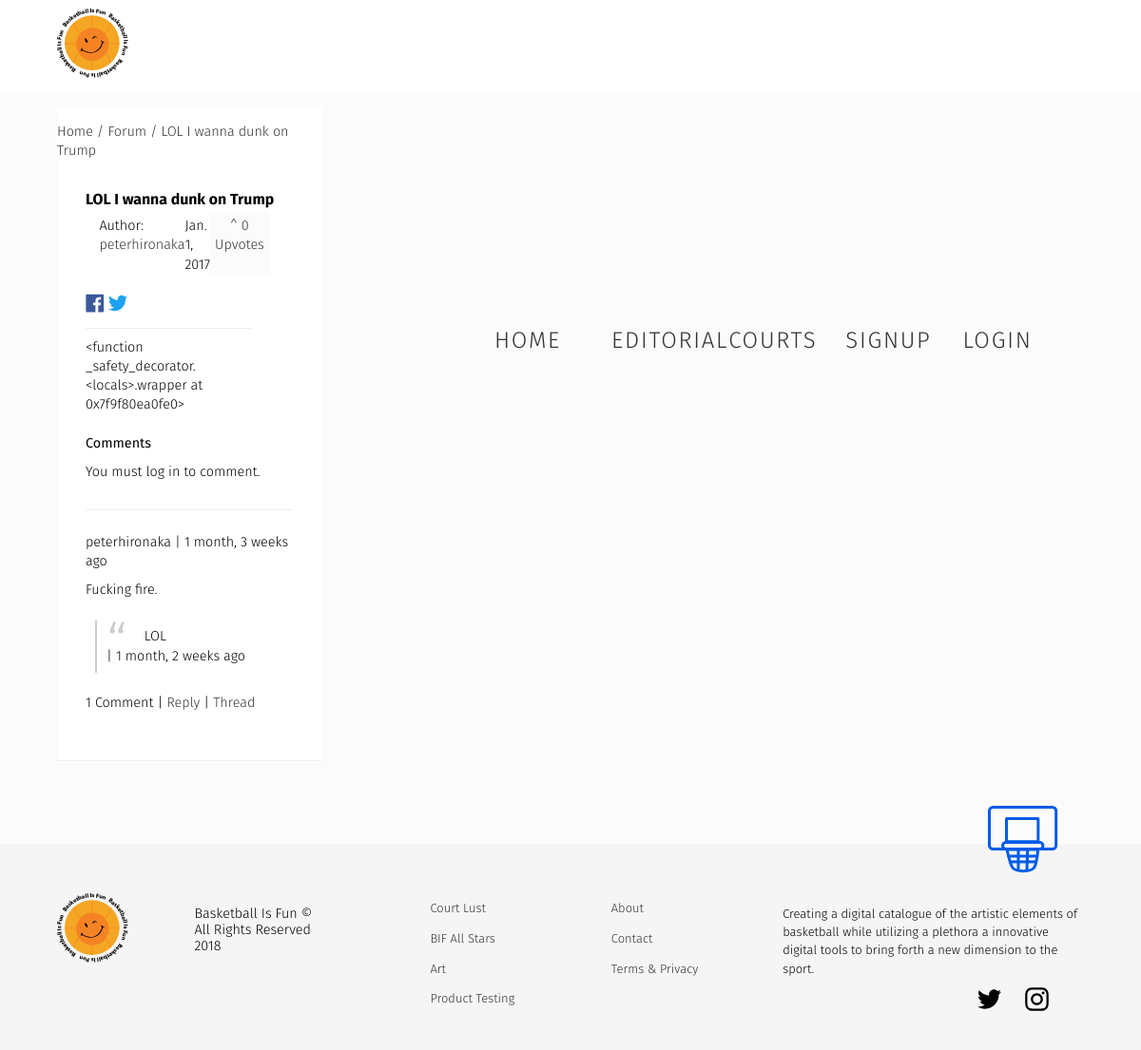
Before: /forum/lol-i-wanna-dunk-on-trump/ with the older database file.
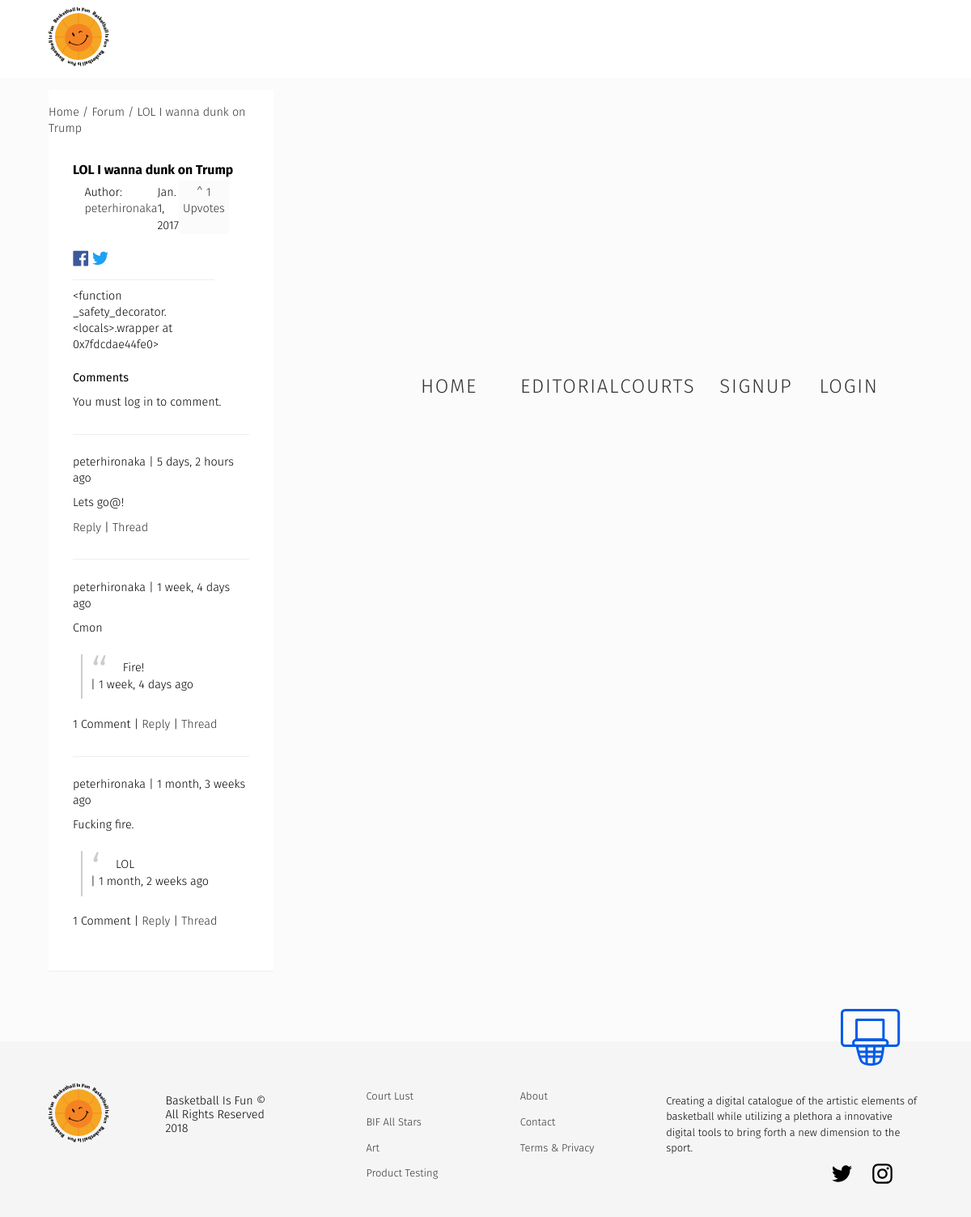
After: the same page with the newer database file.
### forum/models.py (models this page shows, shortened)
class Forum(models.Model):
    user = models.ForeignKey(settings.AUTH_USER_MODEL, default=1)
    title = models.CharField(max_length=120)
    slug = models.SlugField(unique=True)
    height_field = models.IntegerField(default=0)
    width_field = models.IntegerField(default=0)
    content = models.TextField()
    likes = models.ManyToManyField(settings.AUTH_USER_MODEL, blank=True, related_name='forum_likes')
    draft = models.BooleanField(default=False)
    publish = models.DateField(auto_now=False, auto_now_add=False)
    updated = models.DateTimeField(auto_now=True, auto_now_add=False)
    timestamp = models.DateTimeField(auto_now=False, auto_now_add=True)
    objects = ForumManager()
    def get_absolute_url(self):
        return reverse("forum:detail", kwargs={"slug": self.slug})
    def get_like_url(self):
        return reverse("forum:like-toggle", kwargs={"slug": self.slug})
    def get_api_like_url(self):
        return reverse("forum:like-api-toggle", kwargs={"slug": self.slug})
    class Meta:
        ordering = ["-timestamp", "-updated"]
    def get_markdown(self):
        content = self.content
        markdown_text = markdown(content)
        return mark_safe(markdown_text)
    @property
    def comments(self):
        instance = self
        qs = Comment.objects.filter_by_instance(instance)
        return qs
    @property
    def get_content_type(self):
        instance = self
        content_type = ContentType.objects.get_for_model(instance.__class__)
        return content_type

### comments/models.py (models this page shows, shortened)
class Comment(models.Model):
    user        = models.ForeignKey(settings.AUTH_USER_MODEL, default=1)
    content_type = models.ForeignKey(ContentType, on_delete=models.CASCADE)
    object_id = models.PositiveIntegerField()
    content_object = GenericForeignKey('content_type', 'object_id')
    parent      = models.ForeignKey("self", null=True, blank=True)
    content     = models.TextField()
    timestamp   = models.DateTimeField(auto_now_add=True)
    objects = CommentManager()
    class Meta:
        ordering = ['-timestamp']
    def get_absolute_url(self):
        return reverse("comments:thread", kwargs={"id": self.id})
    def children(self): #replies
        return Comment.objects.filter(parent=self)

### forum/views.py (the view, shortened to what this page needs)
# urls.py: url(r'^forum/(?P<slug>[\w-]+)/$', forum_detail, name='detail'),
def forum_detail(request, slug=None):
	instance = get_object_or_404(Forum, slug=slug)
	if instance.publish > timezone.now().date() or instance.draft:
		if not request.user:
			raise Http404
	share_string = quote_plus(instance.content)
	initial_data = {
			"content_type": instance.get_content_type,
			"object_id": instance.id
	}
	form = CommentForm(request.POST or None, initial=initial_data)
	comments = instance.comments
	context = {
		"title": instance.title,
		"instance": instance,
		"share_string": share_string,
		"comments": comments,
		"comment_form":form,
	}
	return render(request, "forum_detail.html", context)

### comments/models.py (called while the page is built)
    def filter_by_instance(self, instance):
        content_type = ContentType.objects.get_for_model(instance.__class__)
        obj_id = instance.id
        qs = super(CommentManager, self).filter(content_type=content_type, object_id= obj_id).filter(parent=None)
        return qs

### posts/templatetags/urlify.py (called while the page is built)
@register.filter
def urlify(value):
	return quote_plus(value)

### templates/forum_detail.html (shortened to what this page needs)
{% extends "base.html" %}
{% load urlify %}
{% load crispy_forms_tags %}
{% block post_detail_link %}
<div class="forum-post-content">
    <ol class="breadcrumb">
        <li ><a href='{% url "forum:list" %}'>Home /</a> </li>
        <li ><a href='{% url "forum:list" %}'>Forum /</a> </li>
        <li><a href='{{ instance.get_absolute_url }}'> {{instance.title}} </a></li>
    </ol>
{% endblock  %}
{% block content %}
<div class="forum-content--post">
<h3>{{ title }} <small>{% if instance.draft %}<span style='color:red;'>Draft</span> {% endif %}</small></h3>
<div class="caption">
<p>Author: <a href="/profiles/{{ instance.user }}">{{ instance.user }}</a></p>
<p>{{ instance.publish }}</p>
<a class='like-btn' data-href='{{ instance.get_api_like_url }}' data-likes='{{ instance.likes.count }}' href='{{ instance.get_like_url }}'> ^ {{ instance.likes.count }} Upvotes</a>
    </div>
<p>
<a href="https://www.facebook.com/sharer/sharer.php?u={{ request.build_absolute_uri }}">
</a>
<a href="https://twitter.com/home?status={{ instance.content|truncatechars:80|urlify }}%20{{ request.build_absolute_uri }}">
</a>
</p>
<div class='row'>
<div class='col-sm-12 '>
   <div class='post-detail-item'>{{ instance.get_markdown }}</div>
    <div>
        <p class='lead'>Comments</p>
        {% if request.user.is_authenticated %}
        <form method="POST" action="."> {% csrf_token %}
            {{ comment_form|crispy }}
            <input type='submit' value='Post comment' class='search-button'>
        </form>
        {% else %}
        <p>You must log in to comment.</p>
        {% endif %}
        {% for comment in comments %}
        <div class="forum-content--comments">
          <p> {{ comment.user }} | {{ comment.timestamp|timesince }} ago  </p>
          <p>{{ comment.content }}</p>
           {% for child_comment in comment.children %}
                <blockquote>
                <p>{{ child_comment.content }}</p>
                <div> | {{ child_comment.timestamp|timesince }} ago</div>
                </blockquote>
             {% endfor %}
          <div> {% if comment.children.count > 0 %}{{ comment.children.count }} Comment{% if comment.children.count > 1 %}s{% endif %} | {% endif %} <a class='comment-reply-btn' href='#'>Reply</a> | <a class='' href='{{ comment.get_absolute_url }}'>Thread</a></div>
        </div>
        {% endfor %}
    </div>
</div>
</div>
</div>
</div>
{% endblock content %}

### templates/base.html (shortened to what this page needs)
{% load staticfiles %}
<!DOCTYPE html>
<head>
<link rel='stylesheet' href='{% static "css/base.css" %}' />
</head>
<body lang="en" class="{% block body_class %}default{% endblock body_class %}">
<header>
<div class="container">
<div class="logo">
<a href="/">
</a>
</div>
<nav class="navigation">
<ul class="nav-list">
	<li ><a href='{% url "forum:list" %}'>Home</a></li>
	<li ><a href='{% url "posts:list" %}'>Editorial</a></li>
	<li><a href='{% url "courts:list" %}'>Courts</a></li>
	{% if not request.user.is_authenticated %}
	<li><a href='/accounts/signup'>Signup</a></li>
	<li ><a href='{% url "login" %}'>Login</a></li>
	{% endif %}
</ul>
</nav>
</header>
<div class='container {% block container-page %} {% endblock  %}	'>
{% block post_detail_link %}{% endblock  %}
{% block content %}{% endblock content %}
</div>
{% include "section/footer.html" %}
{% load static %}
</body>
</html>

### templates/section/footer.html (shortened to what this page needs)
<footer>
	<div class="container">
		<div class="logo">
		</div>
		<div class="all-rights">
			<h3>Basketball Is Fun &copy; <br> All Rights Reserved {% now "Y" %}</h3>
		</div>
		<ul>
			<li><a href="">Court Lust</a></li>
			<li><a href="">BIF All Stars</a></li>
			<li><a href="">Art</a></li>
			<li><a href="">Product Testing</a></li>
		</ul>
			<ul>
			<li><a href="/pages/about/">About</a></li>
			<li><a href="">Contact</a></li>
			<li><a href="">Terms & Privacy</a></li>
		</ul>
		<div class="intro">
			<p> Creating a digital catalogue of the artistic elements of basketball while utilizing a plethora a innovative digital tools to bring forth a new dimension to the sport.</p>
			{% include "section/social.html" %}
		</div>
	</div>
</footer>

### templates/section/social.html (shortened to what this page needs)
<ul class="social-icon">
<li>
  <a href="https://twitter.com/bball_is__fun" target="_blank">
</a>
</li>
<li>
  <a href="https://instagram.com/bball_is__fun" target="_blank">
</a>
</li>
  </ul>

### static/css/base.css (style rules this page uses)
html, body { min-height: 100%; margin: 0; }
body { font-family: 'Fira Sans', sans-serif; margin: 0; border: 0; padding: 0; font-weight: 300; -webkit-text-size-adjust: 100%; -webkit-font-feature-settings: "kern" 1; -moz-font-feature-settings: "kern" 1; -o-font-feature-settings: "kern" 1; font-feature-settings: "kern" 1; font-kerning: normal; background-color: #fbfbfb; line-height: 1.4; font-size: .9em; overflow-x: hidden; }
a { color: #333; text-decoration: none; }
p { margin: 10px 0; }
h1, h2, h3, h4 { margin: 0; }
li { list-style: none; }
blockquote { border-left: 2px solid #ccc; margin: 1.5em 10px; padding: 0.5em 10px; quotes: "\201C""\201D""\2018""\2019"; }
blockquote:before { color: #ccc; content: open-quote; font-size: 4em; line-height: 0.1em; margin-right: 0.25em; vertical-align: -0.4em; }
blockquote p { display: inline; }
.breadcrumb { background: white; padding: 15px 0px; margin: 3px 0; }
.breadcrumb li { display: inline; }
nav ul { display: grid; grid-template-columns: 1fr 1fr 1fr 1fr 1fr; }
nav ul li { margin: 0; }
nav ul li a, nav ul li a:visited { display: block; cursor: pointer; text-decoration: none; }
h3 { font-size: 1.1em; line-height: 1; margin: 0; padding: 8px 0 0; }
.lead { font-weight: 400; }
.post-detail-item { max-width: 80%; padding: 10px 0; border-top: 1px solid #eee; }
.container { margin: 0 auto; width: 90%; max-width: 1600px; display: grid; grid-column-gap: 2rem; margin: 0 auto; padding: 0 2.55555em; grid-column-gap: 2rem; grid-template-columns: 2fr 2fr 2fr 2fr; }
header .container { grid-template-columns: 5fr 5fr ; min-height: auto; }
.like-btn { background: #fbfbfb; padding: 5px; margin: 5px 11px 10px 0px; text-align: center; }
.forum-post-content { background: white; margin: 1em 0 3em; padding: 0em 0 1em; border-bottom: 1px solid #eee; }
.forum-content--post , .page-content--full { background: white; padding: 7px 30px; margin: 0; }
.forum-content--comments { margin: 2em 0; padding: 1em 0 0 0; border-top: 1px solid #eee; }
.caption { display: grid; grid-template-columns: 1fr .6fr 1fr .4fr .4fr ; padding: 0 1em; }
.caption p { height: auto; }
.social { max-width: 20px; }
header { background: #fff; min-height: 90px; }
.logo { max-width: 75px; padding: 9px 0; }
footer { background: #f5f5f5; position: relative; clear: both; width: 100%; height: 131px; padding: 3em 0; bottom:0; line-height: 1.5; margin-top: 3em; }
footer h3 { font-weight: 300; width: 154px; font-size: 1em; padding: 1.5em 0 0; line-height: 1.2; }
footer .container { grid-template-columns: .71fr 1.3fr 1fr 1fr 2fr; }
footer ul { padding: 0 10px; }
footer li { margin: 0 0 10px; }
footer li a, footer p { font-size: .9em; }
footer .intro { margin-top: -83px; }
footer .intro svg { margin-bottom: 16px; margin-left: 15em; }
.social-icon { display: grid; grid-template-columns: 50px 50px; margin: 0; }

Changed rows visible on the page:
computed for Forum "LOL I wanna dunk on Trump": likes.count "0" → "1"; get_markdown "<function _safety_decorator.<locals>.wrapper at 0x7f9f80ea0fe0>" → "<function _safety_decorator.<locals>.wrapper at 0x7fdcdae44fe0>"
added Comment: user "peterhironaka", timestamp "5 days, 2 hours", content "Lets go@!", shown under "LOL I wanna dunk on Trump"
added Comment: user "peterhironaka", timestamp "1 week, 4 days", content "Cmon", children.count "1", shown under "LOL I wanna dunk on Trump"
added Comment: content "Fire!", timestamp "1 week, 4 days", shown under "peterhironaka"
